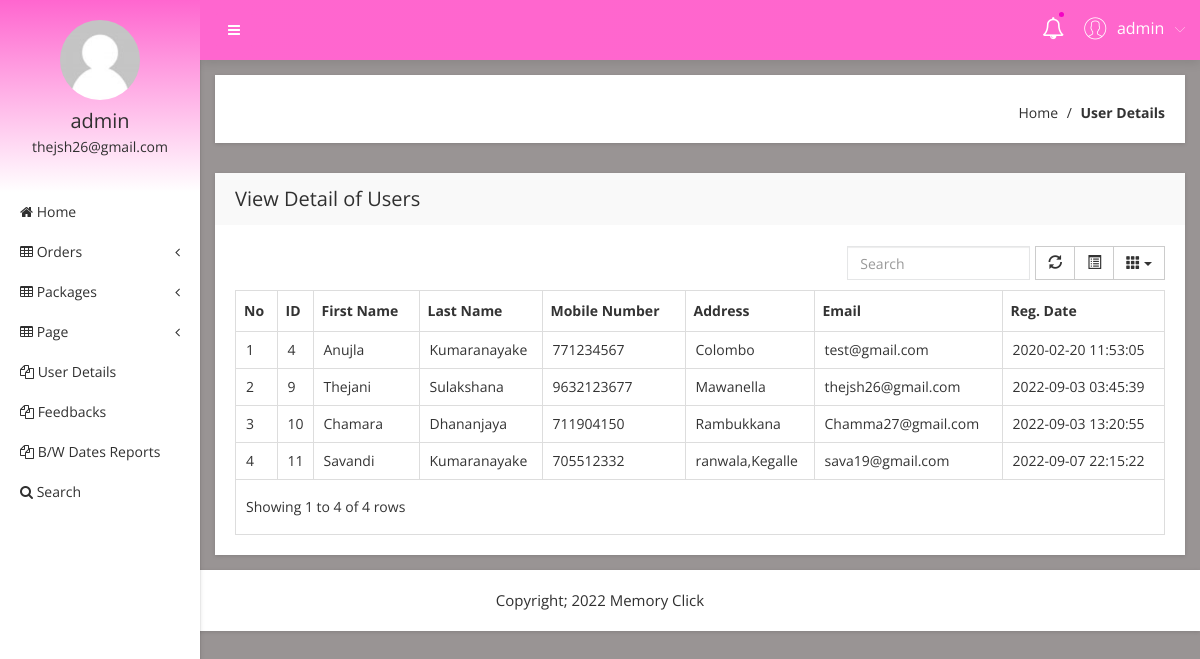
Screenshot of /admin/users.php (signed in) with the database file from the repository.
### tables this page shows
CREATE TABLE `tbluser` (
  `ID` int(10) NOT NULL,
  `FirstName` varchar(200) DEFAULT NULL,
  `LastName` varchar(200) DEFAULT NULL,
  `MobileNumber` bigint(10) DEFAULT NULL,
  `Address` mediumtext DEFAULT NULL,
  `Password` varchar(200) NOT NULL,
  `RegDate` timestamp NULL DEFAULT current_timestamp(),
  `Email` varchar(20) NOT NULL,
  `UserName` varchar(12) NOT NULL
);

### admin/users.php (the view, shortened to what this page needs)
<?php
include('includes/dbconnection.php');
if (strlen($_SESSION['obcsaid']==0)) {
  header('location:logout.php');
  } else{
  ?>
<!doctype html>
<html class="no-js" lang="en">
<head>
    <link rel="stylesheet" href="css/bootstrap.min.css">
    <link rel="stylesheet" href="css/font-awesome.min.css">
    <link rel="stylesheet" href="css/adminpro-custon-icon.css">
    <link rel="stylesheet" href="css/meanmenu.min.css">
    <link rel="stylesheet" href="css/jquery.mCustomScrollbar.min.css">
    <link rel="stylesheet" href="css/animate.css">
    <link rel="stylesheet" href="css/data-table/bootstrap-table.css">
    <link rel="stylesheet" href="css/data-table/bootstrap-editable.css">
    <link rel="stylesheet" href="css/normalize.css">
    <link rel="stylesheet" href="css/c3.min.css">
    <link rel="stylesheet" href="style.css">
    <link rel="stylesheet" href="css/responsive.css">
</head>
<body class="materialdesign">
    <div class="wrapper-pro">
      <?php include_once('includes/sidebar.php');?>
        <?php include_once('includes/header.php');?>
            <div class="breadcome-area mg-b-30 small-dn">
                <div class="container-fluid">
                    <div class="row">
                        <div class="col-lg-12">
                            <div class="breadcome-list shadow-reset">
                                <div class="row">
                                    <div class="col-lg-12">
                                        <ul class="breadcome-menu">
                                            <li><a href="dashboard.php">Home</a> <span class="bread-slash">/</span>
                                            </li>
                                            <li><span class="bread-blod">User Details</span>
                                            </li>
                                        </ul>
                                    </div>
                                </div>
                            </div>
                        </div>
                    </div>
                </div>
            </div>
            <div class="data-table-area mg-b-15">
                <div class="container-fluid">
                    <div class="row">
                        <div class="col-lg-12">
                            <div class="sparkline13-list shadow-reset">
                                <div class="sparkline13-hd">
                                    <div class="main-sparkline13-hd">
                                        <h1>View <span class="table-project-n">Detail of</span> Users</h1>
                                    </div>
                                </div>
                                <div class="sparkline13-graph">
                                    <div class="datatable-dashv1-list custom-datatable-overright">
                                    <table id="table" data-toggle="table" data-pagination="true" data-search="true" data-show-columns="true"  data-show-refresh="true" data-key-events="true" data-show-toggle="true" data-resizable="true" data-cookie="true" data-cookie-id-table="saveId" >
                                            <thead>
                                                <tr>
                                                    <th>No</th>
                                                    <th>ID</th>
                                                    <th>First Name</th>
                                                    <th>Last Name</th>
                                                    <th>Mobile Number</th>
                                                    <th>Address</th>
                                                    <th>Email</th>
                                                    <th>Reg. Date</th>
                                                </tr>
                                            </thead>
                                            <tbody>
                                              <?php
$sql="SELECT * from tbluser";
$query = $dbh -> prepare($sql);
$query->execute();
$results=$query->fetchAll(PDO::FETCH_OBJ);
$cnt=1;
if($query->rowCount() > 0)
{
foreach($results as $row)
{               ?>
                                                <tr>
                                                    <td><?php echo htmlentities($cnt);?></td>
                                                    <td><?php  echo htmlentities($row->ID);?></td>
                                                    <td><?php  echo htmlentities($row->FirstName);?></td>
                                                    <td><?php  echo htmlentities($row->LastName);?></td>
                                                    <td><?php  echo htmlentities($row->MobileNumber);?></td>
                                                    <td><?php  echo htmlentities($row->Address);?></td>
                                                    <td><?php  echo htmlentities($row->Email);?></td>
                                                    <td><?php  echo htmlentities($row->RegDate);?></td>
                                                    <?php $cnt=$cnt+1;}} ?>
                                            </tbody>
                                        </table>
                                    </div>
                                </div>
                            </div>
                        </div>
                    </div>
                </div>
            </div>
        </div>
    </div>
  <?php include_once('includes/footer.php');?>
</body>
</html><?php } ?>

### admin/includes/sidebar.php (shortened to what this page needs)
     <?php
include('includes/dbconnection.php');
if (strlen($_SESSION['obcsaid']==0)) {
  header('location:logout.php');
  } else{
  ?>
  <div class="left-sidebar-pro">
            <nav id="sidebar">
                <div class="sidebar-header">
                    <a href="#"><img src="img/message/avatar.jpg" alt="" />
                    </a>
                    <?php
$aid=$_SESSION['obcsaid'];
$sql="SELECT AdminName,Email from  tbladmin where ID=:aid";
$query = $dbh -> prepare($sql);
$query->bindParam(':aid',$aid,PDO::PARAM_STR);
$query->execute();
$results=$query->fetchAll(PDO::FETCH_OBJ);
$cnt=1;
if($query->rowCount() > 0)
{
foreach($results as $row)
{               ?>
                    <h3> <?php  echo $row->AdminName;?></h3>
                    <p> <?php  echo $row->Email;?></p>
                  <?php $cnt=$cnt+1;}} ?>
                </div>
                <div class="left-custom-menu-adp-wrap">
                    <ul class="nav navbar-nav left-sidebar-menu-pro">
                        <li class="nav-item">
                            <a href="dashboard.php" role="button" aria-expanded="false"><i class="fa big-icon fa-home"></i> <span class="mini-dn">Home</span> </a>
                        </li>
                        <li class="nav-item"><a href="#" data-toggle="dropdown" role="button" aria-expanded="false" class="nav-link dropdown-toggle"><i class="fa big-icon fa-table"></i> <span class="mini-dn">Orders</span> <span class="indicator-right-menu mini-dn"><i class="fa indicator-mn fa-angle-left"></i></span></a>
                        </li>
                        <li class="nav-item"><a href="#" data-toggle="dropdown" role="button" aria-expanded="false" class="nav-link dropdown-toggle"><i class="fa big-icon fa-table"></i> <span class="mini-dn">Packages</span> <span class="indicator-right-menu mini-dn"><i class="fa indicator-mn fa-angle-left"></i></span></a>
                        </li>
                        <li class="nav-item"><a href="#" data-toggle="dropdown" role="button" aria-expanded="false" class="nav-link dropdown-toggle"><i class="fa big-icon fa-table"></i> <span class="mini-dn">Page</span> <span class="indicator-right-menu mini-dn"><i class="fa indicator-mn fa-angle-left"></i></span></a>
                        </li>
                        <li class="nav-item">
                            <a href="users.php" role="button" aria-expanded="false"><i class="fa big-icon fa-files-o"></i> <span class="mini-dn">User Details</span> </a>
                        </li>
                        <li class="nav-item">
                            <a href="feedback.php" role="button" aria-expanded="false"><i class="fa big-icon fa-files-o"></i> <span class="mini-dn">Feedbacks</span> </a>
                        </li>
                        <li class="nav-item">
                            <a href="between-dates-report.php" role="button" aria-expanded="false"><i class="fa big-icon fa-files-o"></i> <span class="mini-dn">B/W Dates Reports</span> </a>
                        </li>
                        <li class="nav-item">
                            <a href="search.php" role="button" aria-expanded="false"><i class="fa fa-search"></i> <span class="mini-dn">Search</span> </a>
                        </li>
                    </ul>
                </div>
            </nav>
        </div>
        <?php }  ?>

### admin/includes/header.php (shortened to what this page needs)
      <?php
include('includes/dbconnection.php');
if (strlen($_SESSION['obcsaid']==0)) {
  header('location:logout.php');
  } else{
  ?>
 <div class="content-inner-all">
            <div class="header-top-area">
                <div class="fixed-header-top">
                    <div class="container-fluid">
                        <div class="row">
                            <div class="col-lg-1 col-md-6 col-sm-6 col-xs-12">
                                <button type="button" id="sidebarCollapse" class="btn bar-button-pro header-drl-controller-btn btn-info navbar-btn">
                                    <i class="fa fa-bars"></i>
                                </button>
                            </div>
                            <div class="col-lg-5 col-md-5 col-sm-6 col-xs-12">
                                <div class="header-right-info">
                                    <ul class="nav navbar-nav mai-top-nav header-right-menu">
                                        <li class="nav-item"><a href="new_orders.php" data-toggle="dropdown" role="button" aria-expanded="false" class="nav-link dropdown-toggle"><i class="fa fa-bell-o" aria-hidden="true"></i><span class="indicator-nt"></span></a>
                                        </li>
                                        <li class="nav-item">
                                            <a href="#" data-toggle="dropdown" role="button" aria-expanded="false" class="nav-link dropdown-toggle">
                                                <?php
$aid=$_SESSION['obcsaid'];
$sql="SELECT AdminName,Email from  tbladmin where ID=:aid";
$query = $dbh -> prepare($sql);
$query->bindParam(':aid',$aid,PDO::PARAM_STR);
$query->execute();
$results=$query->fetchAll(PDO::FETCH_OBJ);
$cnt=1;
if($query->rowCount() > 0)
{
foreach($results as $row)
{               ?>
                                                <span class="adminpro-icon adminpro-user-rounded header-riht-inf"></span>
                                                <span class="admin-name"><?php  echo $row->AdminName;?></span>
                                                <span class="author-project-icon adminpro-icon adminpro-down-arrow"></span><?php $cnt=$cnt+1;}} ?>
                                            </a>
                                        </li>
                                    </ul>
                                </div>
                            </div>
                        </div>
                    </div>
                </div>
            </div><?php }  ?>

### admin/includes/footer.php
<div class="footer-copyright-area">
        <div class="container-fluid">
            <div class="row">
                <div class="col-lg-12">
                    <div class="footer-copy-right">
                        <p>Copyright; 2022 Memory Click</p>
                    </div>
                </div>
            </div>
        </div>
    </div>

### rows the page displays
tbluser: ID "4", FirstName "Anujla", LastName "Kumaranayake", MobileNumber "771234567", Address "Colombo", Email "test@gmail.com", RegDate "2020-02-20 11:53:05"
tbluser: ID "9", FirstName "Thejani", LastName "Sulakshana", MobileNumber "9632123677", Address "Mawanella", Email "thejsh26@gmail.com", RegDate "2022-09-03 03:45:39"
tbluser: ID "10", FirstName "Chamara", LastName "Dhananjaya", MobileNumber "711904150", Address "Rambukkana", Email "Chamma27@gmail.com", RegDate "2022-09-03 13:20:55"
tbluser: ID "11", FirstName "Savandi", LastName "Kumaranayake", MobileNumber "705512332", Address "ranwala,Kegalle", Email "sava19@gmail.com", RegDate "2022-09-07 22:15:22"

### other values shown
$row->AdminName "admin"
$row->Email "thejsh26@gmail.com"
